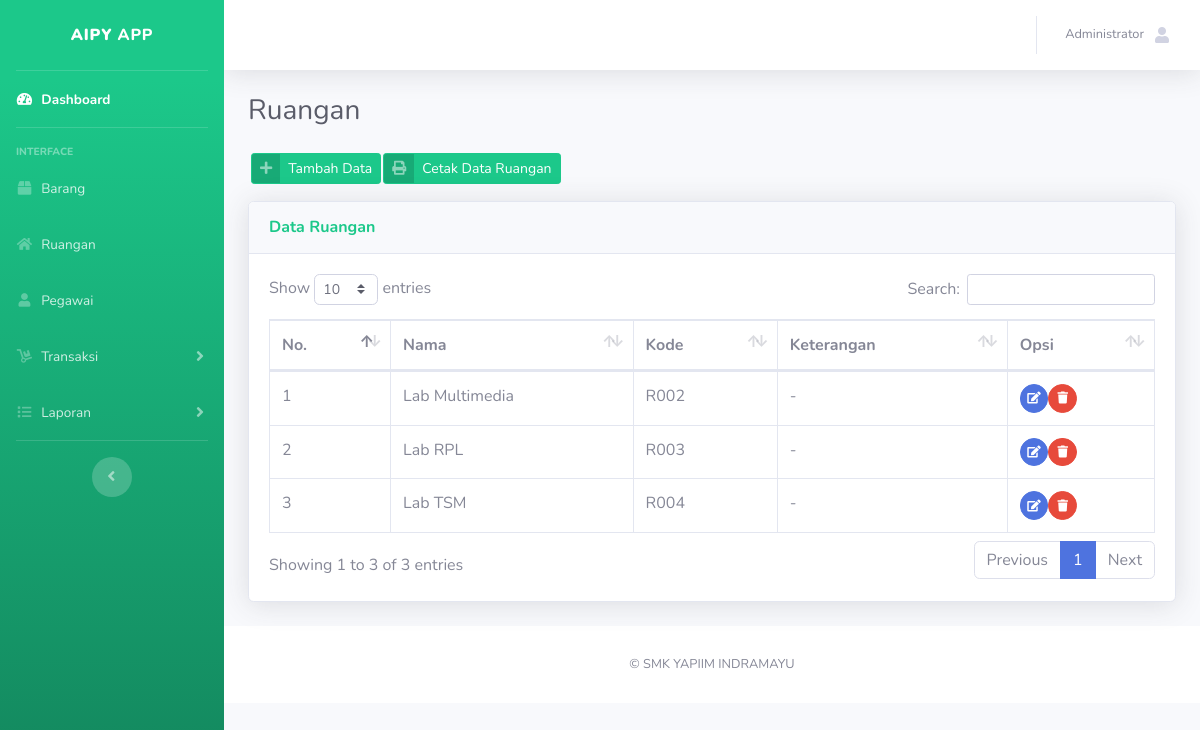
Page /admin-page.php?menu=ruangan (signed in) on the committed database.
### tables this page shows
CREATE TABLE `ruang` (
  `id_ruang` int(11) UNSIGNED NOT NULL,
  `nama_ruang` varchar(20) DEFAULT NULL,
  `kode_ruang` varchar(20) DEFAULT NULL,
  `keterangan_ruang` text DEFAULT NULL
);

### konten-admin/ruangan.php (the view, shortened to what this page needs)
<h1 class="h3 mb-2 text-gray-800">Ruangan</h1>
<p class="mb-4">
    <table>
    <th>
    <td>
  <a href="#" class="btn btn-success btn-icon-split btn-sm" data-toggle="modal" data-target="#tambah">
    <span class="icon text-white-50">
      <i class="fas fa-plus"></i>
    </span>
    <span class="text">Tambah Data</span>
  </a>
  </td>
    <td><form action="konten-admin/report/cetak-ruangan.php" target="_blank" method="post">
        <button type="submit" class="btn btn-success btn-icon-split btn-sm">
        <span class="icon text-white-50">
            <i class="fas fa-print"></i>
        </span>
        <span class="text">Cetak Data Ruangan</span>
        </button>
        </form></td>
    </th>
    </table>
    </p>
 <div class="card shadow mb-4">
            <div class="card-header py-3">
              <h6 class="m-0 font-weight-bold text-success">Data Ruangan</h6>
            </div>
            <div class="card-body">
              <div class="table-responsive">
                <table class="table table-bordered" id="dataTable" width="100%" cellspacing="0">
                  <thead>
                    <tr>
                      <th>No.</th>
                      <th>Nama</th>
                      <th>Kode</th>
                      <th>Keterangan</th>
                      <th>Opsi</th>
                    </tr>
                  </thead>
                  <tbody>
                      <?php
                      include('koneksi.php');
                      $query = mysqli_query($konek,"SELECT * FROM ruang");
                      $no = 0;
                      while ($row = mysqli_fetch_array($query)) {
                          $no++;
                          ?>
                      <tr>
                          <td><?php print $no ?></td>
                          <td><?php print $row[1] ?></td>
                          <td><?php print $row[2] ?></td>
                          <td><?php print $row[3] ?></td>
                          <td>
                              <a href="#" class="btn btn-primary btn-circle btn-sm" data-toggle="modal" data-target="#ubah<?php print $row[0] ?>">
                                <i class="fas fa-edit"></i>
                              <a href="#" class="btn btn-danger btn-circle btn-sm" data-toggle="modal" data-target="#hapus<?php print $row[0]?>">
                                <i class="fas fa-trash"></i>
                          </td>
                      </tr>
                      <?php } ?>
                        </tbody>
                      </table>
                    </div>
                  </div>
                </div>

### rows in the picture
ruang: nama_ruang "Lab Multimedia", kode_ruang "R002", keterangan_ruang "-"
ruang: nama_ruang "Lab RPL", kode_ruang "R003", keterangan_ruang "-"
ruang: nama_ruang "Lab TSM", kode_ruang "R004", keterangan_ruang "-"

### other values in the picture
$_SESSION['name_user'] "Administrator"
